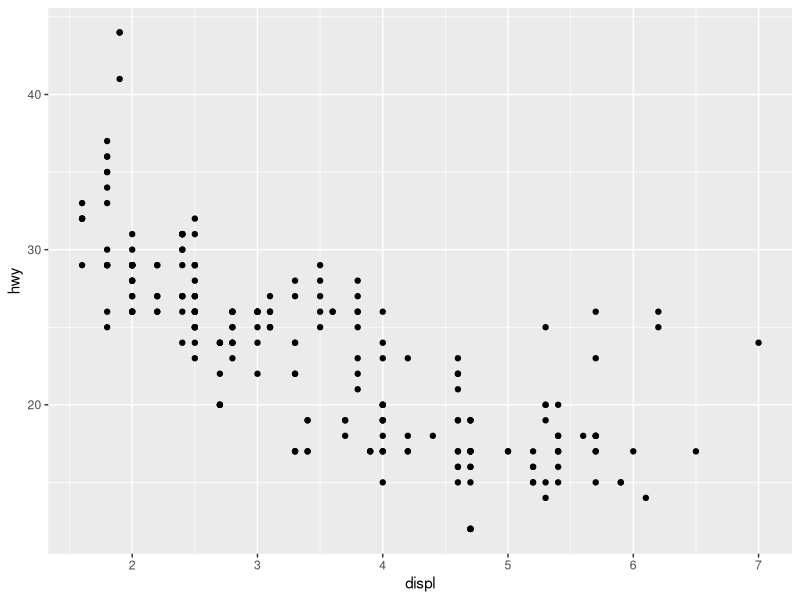
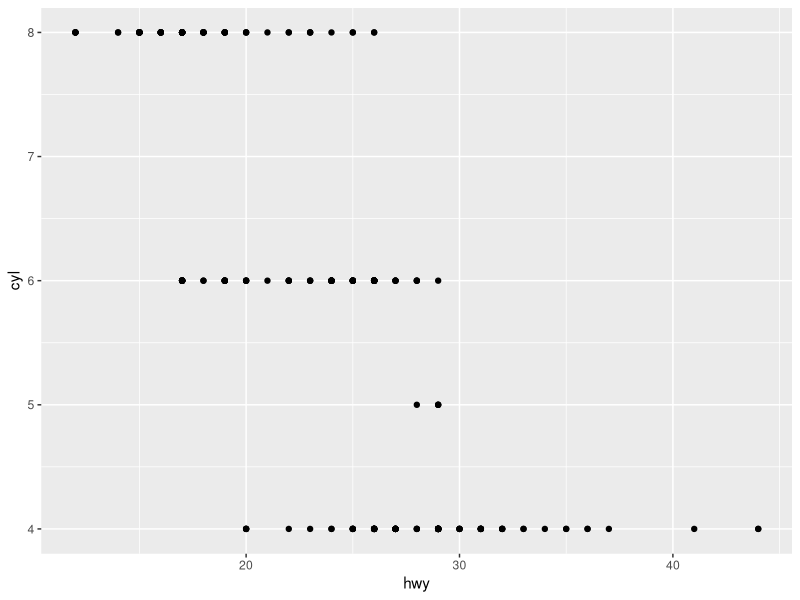
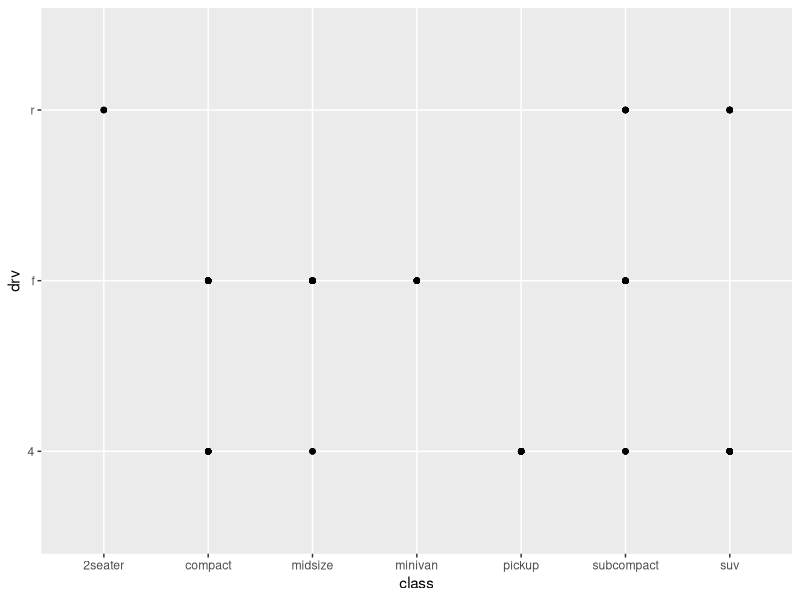

Generate these figures, in order, with R:

# data visualization

library(tidyverse)

# Do cars with big engines use more fuel than cars with small engines? 

ggplot2::mpg
# displ - engine displacement, in litres
# hwy - highway miles per gallon

# syntax
# ggplot(data = <DATA>) + 
#   <GEOM_FUNCTION>(mapping = aes(<MAPPINGS>))

ggplot(data = mpg) + 
  geom_point(mapping = aes(x = displ, y = hwy))
# geom_point() adds a layer of points to your plot, which creates a scatterplot
# mapping argument is always paired with aes(), and the x and y arguments of aes() specify which variables to map to the x and y axes

# number of rows and columns in a dataset
nrow(mpg)
ncol(mpg)

# get to know more about the dataset using help
?mpg

# Make a scatterplot of hwy vs cyl
ggplot(data=mpg) +
  geom_point(mapping=aes(x=hwy, y=cyl))
# hwy - highway miles per gallon
# cyl - number of cylinders

# Make a scatterplot of class vs drv
ggplot(data=mpg) +
  geom_point(mapping=aes(x=class, y=drv))
# class - "type" of car
# drv - the type of drive train, where f = front-wheel drive, r = rear wheel drive, 4 = 4wd

